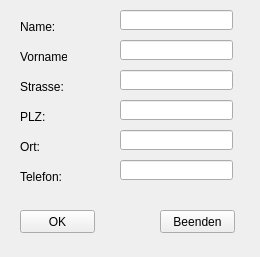
<?xml version="1.0" encoding="UTF-8"?>
<ui version="4.0">
 <class>neuerEintrag</class>
 <widget class="QWidget" name="neuerEintrag">
  <property name="windowModality">
   <enum>Qt::ApplicationModal</enum>
  </property>
  <property name="geometry">
   <rect>
    <x>0</x>
    <y>0</y>
    <width>260</width>
    <height>257</height>
   </rect>
  </property>
  <property name="sizePolicy">
   <sizepolicy hsizetype="Fixed" vsizetype="Fixed">
    <horstretch>0</horstretch>
    <verstretch>0</verstretch>
   </sizepolicy>
  </property>
  <property name="windowTitle">
   <string>Neuer Eintrag</string>
  </property>
  <widget class="QLineEdit" name="lineEditName">
   <property name="geometry">
    <rect>
     <x>120</x>
     <y>10</y>
     <width>113</width>
     <height>20</height>
    </rect>
   </property>
  </widget>
  <widget class="QLabel" name="label">
   <property name="geometry">
    <rect>
     <x>20</x>
     <y>20</y>
     <width>47</width>
     <height>13</height>
    </rect>
   </property>
   <property name="text">
    <string>Name:</string>
   </property>
  </widget>
  <widget class="QLabel" name="label_2">
   <property name="geometry">
    <rect>
     <x>20</x>
     <y>50</y>
     <width>47</width>
     <height>13</height>
    </rect>
   </property>
   <property name="text">
    <string>Vorname:</string>
   </property>
  </widget>
  <widget class="QLineEdit" name="lineEditVorname">
   <property name="geometry">
    <rect>
     <x>120</x>
     <y>40</y>
     <width>113</width>
     <height>20</height>
    </rect>
   </property>
  </widget>
  <widget class="QLabel" name="label_3">
   <property name="geometry">
    <rect>
     <x>20</x>
     <y>80</y>
     <width>47</width>
     <height>13</height>
    </rect>
   </property>
   <property name="text">
    <string>Strasse:</string>
   </property>
  </widget>
  <widget class="QLineEdit" name="lineEditStrasse">
   <property name="geometry">
    <rect>
     <x>120</x>
     <y>70</y>
     <width>113</width>
     <height>20</height>
    </rect>
   </property>
  </widget>
  <widget class="QLabel" name="label_4">
   <property name="geometry">
    <rect>
     <x>20</x>
     <y>110</y>
     <width>47</width>
     <height>13</height>
    </rect>
   </property>
   <property name="text">
    <string>PLZ:</string>
   </property>
  </widget>
  <widget class="QLineEdit" name="lineEditPLZ">
   <property name="geometry">
    <rect>
     <x>120</x>
     <y>100</y>
     <width>113</width>
     <height>20</height>
    </rect>
   </property>
  </widget>
  <widget class="QLabel" name="label_5">
   <property name="geometry">
    <rect>
     <x>20</x>
     <y>140</y>
     <width>47</width>
     <height>13</height>
    </rect>
   </property>
   <property name="text">
    <string>Ort:</string>
   </property>
  </widget>
  <widget class="QLineEdit" name="lineEditOrt">
   <property name="geometry">
    <rect>
     <x>120</x>
     <y>130</y>
     <width>113</width>
     <height>20</height>
    </rect>
   </property>
  </widget>
  <widget class="QLabel" name="label_6">
   <property name="geometry">
    <rect>
     <x>20</x>
     <y>170</y>
     <width>47</width>
     <height>13</height>
    </rect>
   </property>
   <property name="text">
    <string>Telefon:</string>
   </property>
  </widget>
  <widget class="QLineEdit" name="lineEditTelefon">
   <property name="geometry">
    <rect>
     <x>120</x>
     <y>160</y>
     <width>113</width>
     <height>20</height>
    </rect>
   </property>
  </widget>
  <widget class="QPushButton" name="buttonOK">
   <property name="geometry">
    <rect>
     <x>20</x>
     <y>210</y>
     <width>75</width>
     <height>23</height>
    </rect>
   </property>
   <property name="text">
    <string>OK</string>
   </property>
  </widget>
  <widget class="QPushButton" name="buttonBeenden">
   <property name="geometry">
    <rect>
     <x>160</x>
     <y>210</y>
     <width>75</width>
     <height>23</height>
    </rect>
   </property>
   <property name="text">
    <string>Beenden</string>
   </property>
  </widget>
 </widget>
 <resources/>
 <connections/>
</ui>
